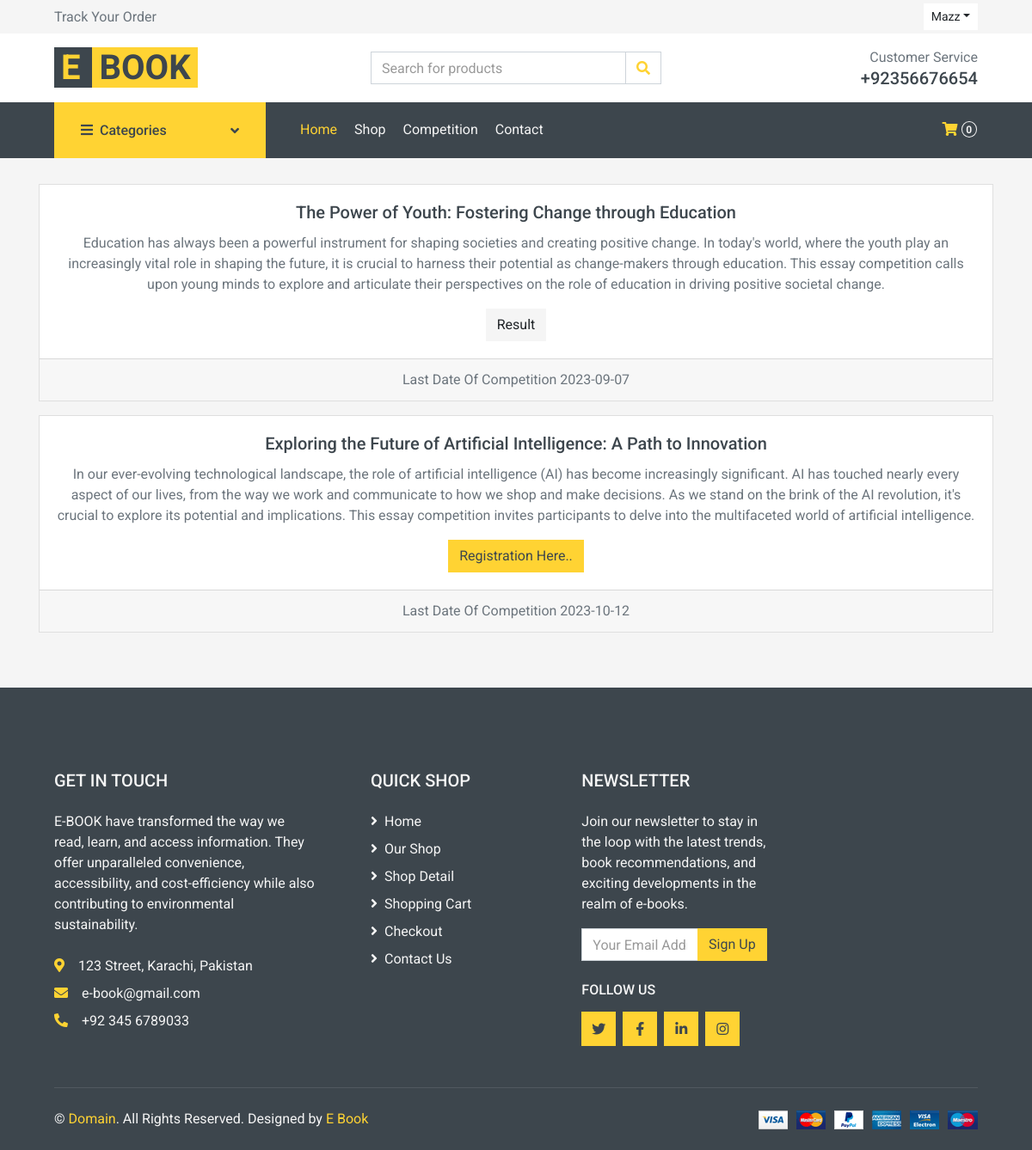
The page /Web/competition.php (signed in) on the database its author committed.
### tables this page shows
CREATE TABLE `competitions` (
  `competition_id` int(11) NOT NULL,
  `title` varchar(255) DEFAULT NULL,
  `description` text DEFAULT NULL,
  `start_date` date DEFAULT NULL,
  `end_date` date DEFAULT NULL,
  `is_active` tinyint(1) DEFAULT NULL
);

### Web/competition.php (the view, shortened to what this page needs)
<!DOCTYPE html>
<html lang="en">
<head>
</head>
<body>
    <?php
    include "Layout/header.php";
    ?>
<?php
    $sql = "SELECT * FROM competitions";
    $result = $con->query($sql);
    if ($result->num_rows > 0) {
        while ($row = $result->fetch_assoc()) {
            echo '
            <div class="container pb-3">
                <div class="card text-center">
                    <div class="card-body">
                        <h5 class="card-title">' . $row['title'] . '</h5>
                        <p class="card-text">' . $row['description'] . '</p>';
            if ($row['is_active'] == 1) {
                echo '<a href="competition_submit.php?_competition_id=' . $row['competition_id'] . '" class="btn btn-primary">Registration Here..</a>';
            } else {
                echo '<a href="result_page.php?id=' . $row['competition_id'] . '" class="btn btn-secondary">Result</a>';
            }
            echo '</div>
                    <div class="card-footer text-muted">
                       Last Date Of Competition ' . $row['end_date'] . '
                    </div>
                </div>
            </div>
            ';
        }
    }
?>
    <?php
    include "Layout/footer.php";
    ?>
</body>
</html>

### rows shown on the page
competitions: title "The Power of Youth: Fostering Change through Education", description "Education has always been a powerful instrument for shaping societies and creating positive change. In today's world, where the youth play an increasingly vital role in shaping the future, it is crucial to harness their potential as change-makers through education. This essay competition calls upon young minds to explore and articulate their perspectives on the role of education in driving positive societal change.", end_date "2023-09-07"
competitions: title "Exploring the Future of Artificial Intelligence: A Path to Innovation", description "In our ever-evolving technological landscape, the role of artificial intelligence (AI) has become increasingly significant. AI has touched nearly every aspect of our lives, from the way we work and communicate to how we shop and make decisions. As we stand on the brink of the AI revolution, it's crucial to explore its potential and implications. This essay competition invites participants to delve into the multifaceted world of artificial intelligence.", end_date "2023-10-12"

### other values the page prints
$username "Mazz"
$row "0"
